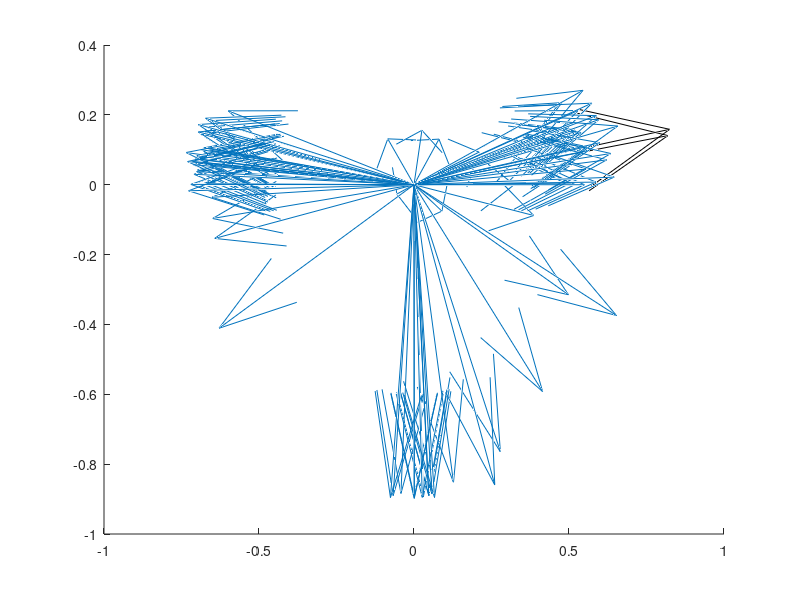

Recreate this plot in MATLAB.
clear, clc, close all

load('A_for_trip_1.mat');

frames = 5
max_matches = 500;
vector_time = zeros(max_matches,frames);

leng = length(A);

uu = A(:,1);
vv = A(:,2);
ww = A(:,3);
%         xx = F(:,1); yy = F(:,2); zz = F(:,3);
xx = zeros(leng,1);
yy = zeros(leng,1);
zz = zeros(leng,1);

hold on
quiver3(xx, yy, zz, uu, vv, ww);

%     theta_C = zeros(1,leng); theta_D = zeros(1,leng); theta_E =
%     zeros(1,leng);

%     for i = 1:leng
%         theta_C(i) = atan(A(i,1)/A(i,2)); theta_D(i) =
%         atan(A(i,2)/A(i,3)); theta_E(i) = atan(A(i,1)/A(i,3));
%     end

vector_count = zeros(leng,1);
trim_1 = 0.015;
trim_2 = trim_1;
trim_3 = trim_2;
m = 1;

for i = 1:leng % searching for matching vectors based on angle
    for j = 1:leng
        if A(j,1) > (A(i,1)-trim_1) && A(j,1) < (A(i,1)+trim_1)
            if A(j,2) > (A(i,2)-trim_2) && A(j,2) < (A(i,2)+trim_2)
                if A(j,3) > (A(i,3)-trim_3) && A(j,3) < (A(i,3)+trim_3)
                    if i ~= j
                        vector_count(i,m) = j;
                        m = m + 1;
                    end
                end
            end
        end
    end
    m = 1;
end

[i,width] = size(vector_count);

m = 1;
n = 0;
for i = 1:leng
    if vector_count(i,1) ~= 0
        for j = 1:width
            vector_count_2(m,j) = vector_count(i,j);
            if vector_count(i,j) ~= 0
                n = n + 1;
            end
        end
        vector_match(m,1) = i;
        matches(i,1) = n;
        n = 0;
        m = m + 1;
    end
end

[leng_2,width] = size(vector_count_2);

m = 1;
vector = zeros(1,5);

%     for i = 1:leng_2
%         if vector_count_2(i,width) ~= 0
%             main_vector_p(m,:) = A(vector_match(i,1),:); vector(1) = i; m
%             = m + 1;
%         end if vector_count_2(i,width-1) ~= 0 && vector(1) ~= i
%             main_vector_p(m,:) = A(vector_match(i,1),:); vector(2) = i; m
%             = m + 1;
%         end if vector_count_2(i,width-2) ~= 0 && vector(1) ~= i  &&
%         vector(2) ~= i
%             main_vector_p(m,:) = A(vector_match(i,1),:); m = m + 1;
%         end
%     end

biggest_match = max(matches);
cut_off = round(0.7*biggest_match);
for i = 1:length(matches);
    if matches(i,1) < cut_off
        matches(i,1) = 0;
    end
end

m = 1;
for i = 1:length(matches)
    if matches(i,1) ~= 0
        main_vector_p(m,:) = A(i,:);
        m = m + 1;
    end
end


% total = zeros(1,frames);
%
% for i = 1:frames
%     for j = 1:max_matches
%         total(i) = total(i) + vector_time(j,i); if vector_time(j,i)
%             break
%         end
%     end vector_avg(i) = total(i)/j;
% end
%
% vector_avg mean(vector_avg)

% k = 1; for i = 1:leng
%     if isnan(vector_count(i,1)) || isnan(vector_count(i,2)) ||
%     isnan(vector_count(i,3))
%         A_(k,:) = A(i,:); k = k + 1;
%     end
% end xxx = zeros(k-1,1); yyy = zeros(k-1,1); zzz = zeros(k-1,1);

% close all



% scatter(1:leng,vector_count(:,1)) hold on
% scatter(1:leng,vector_count(:,2)) hold on
% scatter(1:leng,vector_count(:,3))

% plot(vector_count(:,1)) hold on plot(vector_count(:,2)) hold on
% plot(vector_count(:,3))

% for i = 1:frames
%     hold on scatter(1:max_matches,vector_time(:,i))
% end

% for i = 1:frames
%     hold on
%     scatter3(ones(1,max_matches)*i,1:max_matches,vector_time(:,i))
% end


% for i = 1:frames
%     hold on plot(vector_time(:,i))
% end

% quiver3(xxx, yyy, zzz, A_(:,1), A_(:,3), A_(:,2));

% grid on
u = main_vector_p
for i = 1:length(main_vector_p(:,1))
    for j = 1:3
        main_vector_p(i,j) = main_vector_p(i,j)*1.5;
    end
end


mm = zeros(length(main_vector_p(:,1)),1);

quiver3(mm, mm, mm, main_vector_p(:,1), main_vector_p(:,2), main_vector_p(:,3),'black');

% hold off plot(matches) matches
%
% vector_count_2
